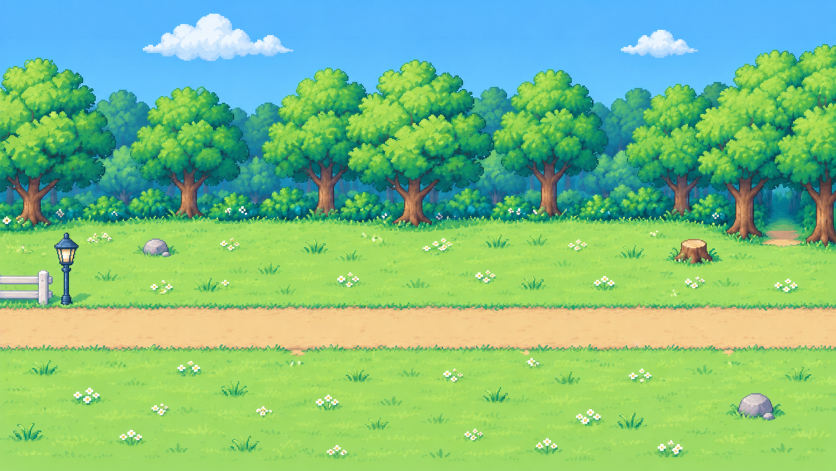
#> input picture src/assets/woods_1_src.png, 1672 x 941 px (shown at 1/2 size)
$ python process_woods.py
#> lines starting #> are read from the running program, lines starting #| are printed output that depends on the picture; after the words box and inside, x2 and y2 are one past the last pixel; in counts of white or black regions, pixels touching at a corner belong together
"""Whisker Woods (room `woods_1`): background + tall-grass element frames.

Usage: python3 scripts/process_woods.py
Reads  src/assets/woods_1_src.png            (ChatGPT painting, grass removed, 1672×941)
       src/assets/woods_grass_sheet_src.png  (4×4 sheet on magenta: rows A/B/C × calm, left, right, parted; row 4 = leaf bits)
Writes public/maps/woods_1.webp (1024×576, sky keyed so the code sky shows through)
       public/maps/thumbs/woods_1.webp (320×180)
       public/sprites/elements/woods/grass_{a,b,c}_{calm,left,right,parted}.webp, grass_fx_{1..4}.webp

Grass: magenta + its purple fringe → transparent; each cell cut to its art pixels (one shared box per
row so the base and centre never jump between frames); shrunk to native pixel size, the sheet's bright
greens remapped to the map's own grass greens (darkest → lightest), then drawn 2× with crisp pixels.
"""
import os
import numpy as np
from PIL import Image
from scipy import ndimage

ROOT = os.path.dirname(os.path.dirname(os.path.abspath(__file__)))
MAP_SRC = os.path.join(ROOT, 'src/assets/woods_1_src.png')
SHEET_SRC = os.path.join(ROOT, 'src/assets/woods_grass_sheet_src.png')
MAP_OUT = os.path.join(ROOT, 'public/maps/woods_1.webp')
THUMB = os.path.join(ROOT, 'public/maps/thumbs/woods_1.webp')
EL_DIR = os.path.join(ROOT, 'public/sprites/elements/woods')
W, H = 1024, 576

# Grass greens tuned to the map (darker + richer than the lawn #A0D860, tips a touch lighter than it),
# darkest → lightest. The sheet's 5 neon greens are mapped onto these by brightness.
MAP_GREENS = np.array([(10, 84, 70), (20, 118, 80), (42, 150, 78), (92, 186, 70), (186, 232, 98)], float)
SHEET_ART_PX = 13.5   # sheet pixels per native art pixel (tuft A ≈ 15 art px tall → 30 px in game)
DRAW_SCALE = 2
STATES = ['calm', 'left', 'right', 'parted']
TUFTS = ['a', 'b', 'c']


def process_map():
    im = Image.open(MAP_SRC).convert('RGB')
#> im is the input picture: PIL image 1672x941 RGB; mean R, G, B 127.4, 191.9, 131.5
    a = np.array(im).astype(int)
    r, g, b = a[..., 0], a[..., 1], a[..., 2]
    blue = (b >= 200) & (b > g + 25) & (g > r + 30)
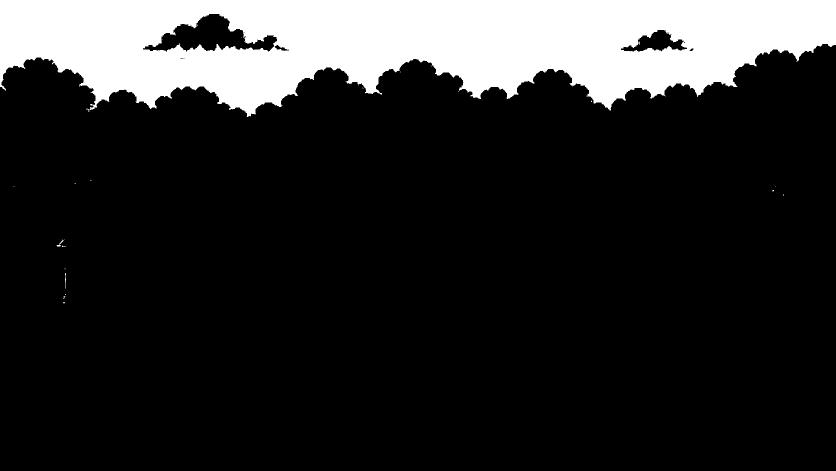
#> blue: shape (941, 1672) bool (shown at 1/2 size); 16.6% white; 26 white regions (22 under 20 px), largest, box (x1, y1, x2, y2) and area: (0, 0, 1672, 234) 260829, (130, 546, 132, 577) 39, (118, 479, 129, 489) 25, (113, 490, 122, 493) 23
    cloud = (b > 180) & (r > 150) & (g > 170)
#> cloud: shape (941, 1672) bool; 1.9% white; 192 white regions (95 under 20 px), largest, box (x1, y1, x2, y2) and area: (285, 27, 586, 121) 14292, (1242, 60, 1395, 115) 4325, (0, 541, 96, 609) 3028
    sky_like = blue | cloud
#> sky_like: shape (941, 1672) bool; 18.1% white; 202 white regions (103 under 20 px), largest, box (x1, y1, x2, y2) and area: (0, 0, 1672, 234) 273091, (0, 541, 96, 609) 3028, (1479, 789, 1533, 827) 1200
    sky_like[int(a.shape[0] * 0.40):] = False  # never below the tree line
#> sky_like: shape (941, 1672) bool; 17.4% white; 11 white regions (10 under 20 px), largest, box (x1, y1, x2, y2) and area: (0, 0, 1672, 234) 273091
    lab, _ = ndimage.label(sky_like)
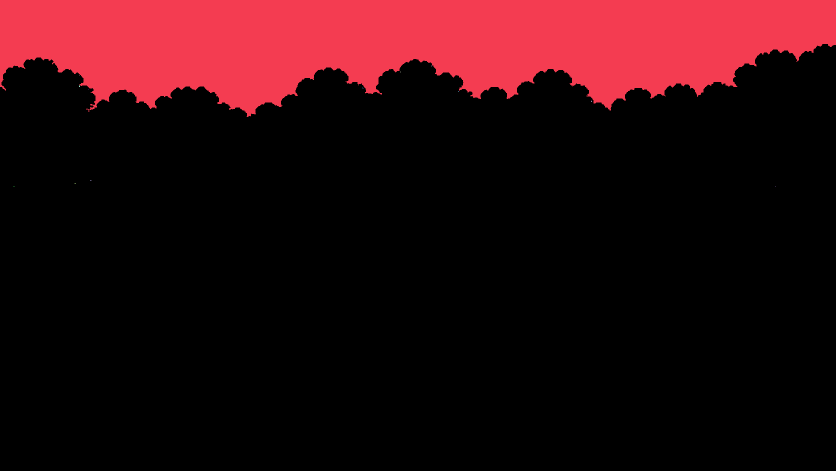
#> lab: shape (941, 1672) int32 (shown at 1/2 size); 14 distinct labels, from 0 to 13; one colour per label, 0 black
    top = set(np.unique(lab[0])) - {0}
#> top = 1 item
    sky = np.isin(lab, list(top))
#> sky: shape (941, 1672) bool; 17.4% white; 1 white region, box (x1, y1, x2, y2) and area: (0, 0, 1672, 234) 273088
    sky = ndimage.binary_fill_holes(sky)          # cloud shading enclosed by sky
#> sky: shape (941, 1672) bool; 17.4% white; 1 white region, box (x1, y1, x2, y2) and area: (0, 0, 1672, 234) 273089
    alpha = Image.fromarray(((~sky) * 255).astype(np.uint8))
    rgb = im.resize((W, H), Image.Resampling.LANCZOS)
    al = np.array(alpha.resize((W, H), Image.Resampling.BOX))
    al = np.where(al >= 140, 255, 0).astype(np.uint8)
#> al: shape (576, 1024); 82.6% white; 1 black region, box (x1, y1, x2, y2) and area: (0, 0, 1024, 143) 102677
    out = np.dstack([np.array(rgb), al])
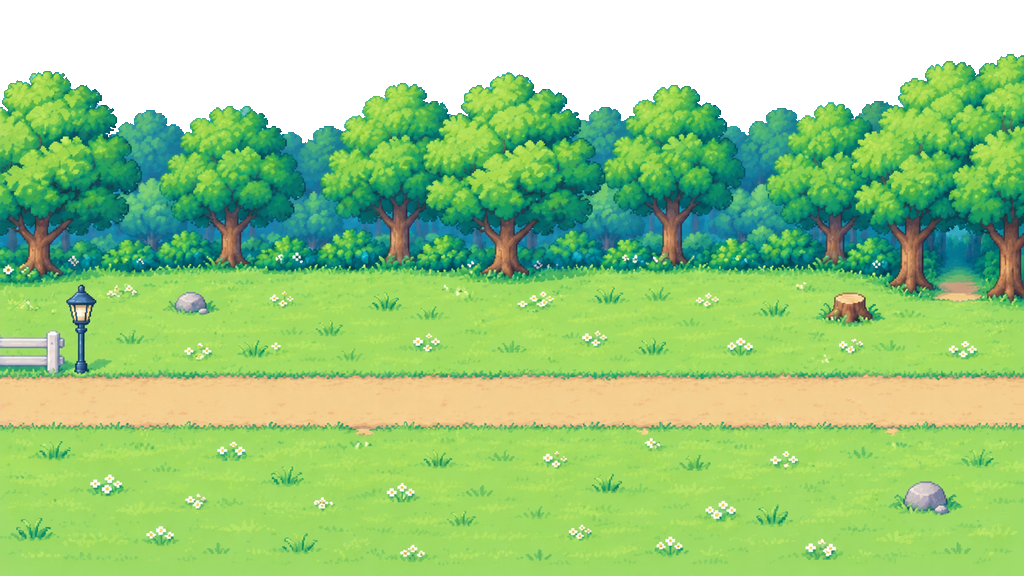
#> out: shape (576, 1024, 4); mean R, G, B, A 127.4, 191.9, 131.5, 210.6; transparent parts drawn white
    Image.fromarray(out, 'RGBA').save(MAP_OUT, 'WEBP', lossless=True)
    rows = np.nonzero((al == 0).any(axis=1))[0]
#> rows = 143 values from 0 to 142
    print('saved', MAP_OUT, 'lowest sky row', rows.max() if len(rows) else None)
#| saved public/maps/woods_1.webp lowest sky row 142
    Image.fromarray(out, 'RGBA').convert('RGB').resize((320, 180), Image.Resampling.LANCZOS).save(THUMB, 'WEBP', quality=88)
    print('thumb', THUMB)


def kmeans(px, k, it=20):
    rng = np.random.RandomState(0)
    c = px[rng.choice(len(px), k, replace=False)].astype(float)
    for _ in range(it):
        lab = ((px[:, None, :] - c[None]) ** 2).sum(-1).argmin(1)
        for i in range(k):
            if (lab == i).any():
                c[i] = px[lab == i].mean(0)
    return c


def lum(c):
    return 0.3 * c[..., 0] + 0.59 * c[..., 1] + 0.11 * c[..., 2]


def process_grass():
    os.makedirs(EL_DIR, exist_ok=True)
    s = np.array(Image.open(SHEET_SRC).convert('RGB')).astype(int)
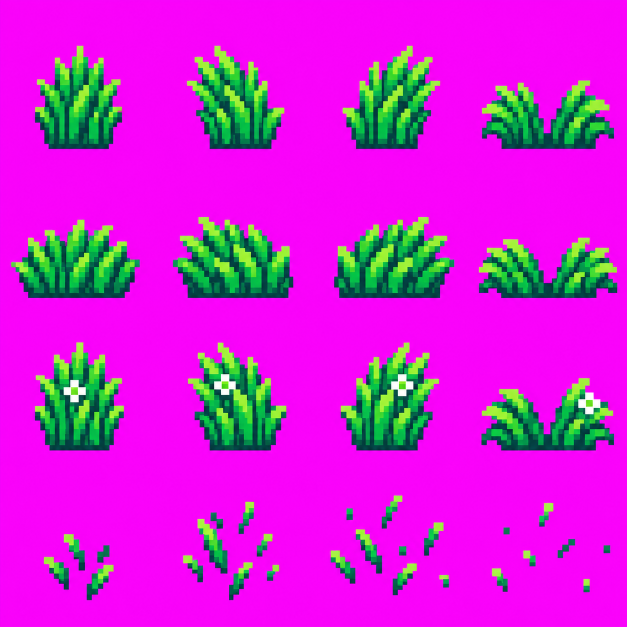
#> input picture src/assets/woods_grass_sheet_src.png, 1254 x 1254 px (shown at 1/2 size)
    r, g, b = s[..., 0], s[..., 1], s[..., 2]
#> r: shape (1254, 1254) int64
#> g: shape (1254, 1254) int64
#> b: shape (1254, 1254) int64
    bg = ((r - g) > 30) & ((b - g) > 30)          # magenta and its purple fringe
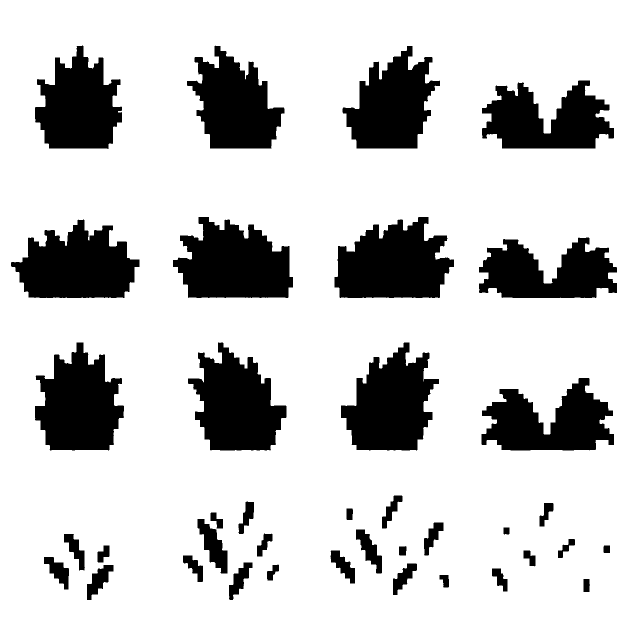
#> bg: shape (1254, 1254) bool (shown at 1/2 size); 79.2% white; 38 black regions, largest, box (x1, y1, x2, y2) and area: (669, 434, 908, 596) 27703, (346, 434, 586, 596) 27641, (22, 439, 279, 596) 26911
    alpha = np.where(bg, 0, 255)
    white = (r > 200) & (g > 200) & (b > 200)
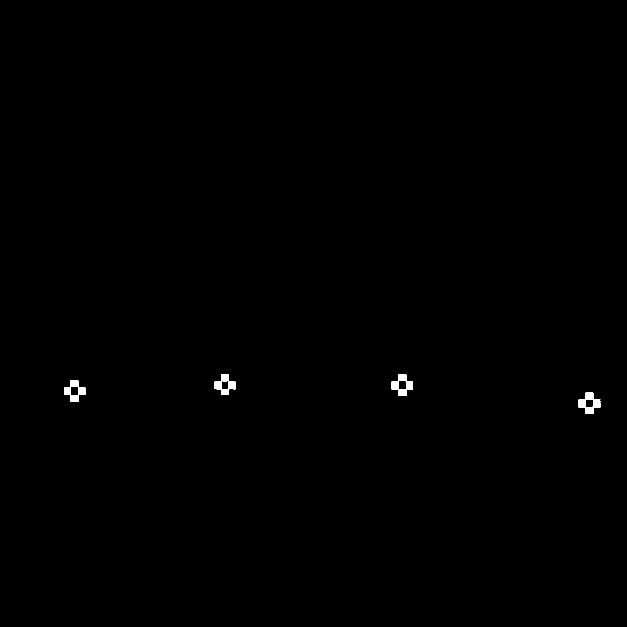
#> white: shape (1254, 1254) bool (shown at 1/2 size); 0.23% white; 4 white regions, box (x1, y1, x2, y2) and area: (1157, 785, 1201, 828) 958, (783, 749, 826, 792) 910, (128, 760, 171, 804) 880, (429, 749, 471, 790) 841
    greens = s[(alpha > 0) & ~white].astype(float)
    sheet_c = kmeans(greens[::5], len(MAP_GREENS))
#> in kmeans, `c = px[rng.choice(len(px), k, replace=False)].astype(float)`: c = [[47, 46, 123], [158, 241, 50], [156, 237, 58], [5, 189, 71], [6, 107, 77]]
#> after the loop in kmeans, `for _ in range(it):`: c = [[147.9, 142, 136.3], [158.5, 239.6, 57.31], [61.61, 214.9, 52.03], [6.99, 170.4, 73.99], [5.02, 78.65, 68.88]]
#> sheet_c has the same summary as c in kmeans
    sheet_c = sheet_c[np.argsort(lum(sheet_c))]
#> sheet_c = [[5.02, 78.65, 68.88], [6.99, 170.4, 73.99], [147.9, 142, 136.3], [61.61, 214.9, 52.03], [158.5, 239.6, 57.31]]
    target = MAP_GREENS[np.argsort(lum(MAP_GREENS))]

    cell = s.shape[0] / 4
#> cell = 313.5
    for row in range(4):
        y0, y1 = int(row * cell), int((row + 1) * cell)
        boxes = []
        for col in range(4):
            x0, x1 = int(col * cell), int((col + 1) * cell)
            ys, xs = np.nonzero(alpha[y0:y1, x0:x1])
            boxes.append((xs.min(), xs.max(), ys.min(), ys.max()))
        # one shared box per row (relative to the cell), so frames keep the same base and centre
        bx0 = min(bb[0] for bb in boxes); bx1 = max(bb[1] for bb in boxes)
        by0 = min(bb[2] for bb in boxes); by1 = max(bb[3] for bb in boxes)
        for col in range(4):
            x0 = int(col * cell)
            crop_rgb = s[y0 + by0:y0 + by1 + 1, x0 + bx0:x0 + bx1 + 1].astype(float)
            crop_a = alpha[y0 + by0:y0 + by1 + 1, x0 + bx0:x0 + bx1 + 1]
            nw = max(1, round(crop_a.shape[1] / SHEET_ART_PX))
            nh = max(1, round(crop_a.shape[0] / SHEET_ART_PX))
            small = np.zeros((nh, nw, 4), np.uint8)
            # one art pixel = the most common palette colour in its block (ignoring the background);
            # empty when less than ~45% of the block is grass
            for j in range(nh):
                for i in range(nw):
                    ya, yb = int(j * crop_a.shape[0] / nh), int((j + 1) * crop_a.shape[0] / nh)
                    xa, xb = int(i * crop_a.shape[1] / nw), int((i + 1) * crop_a.shape[1] / nw)
                    blk_a = crop_a[ya:yb, xa:xb] > 0
                    if blk_a.mean() < 0.45:
                        continue
                    px = crop_rgb[ya:yb, xa:xb][blk_a]
                    if ((px > 200).all(1)).mean() > 0.3:
                        small[j, i] = (250, 250, 240, 255)
                        continue
                    lab = ((px[:, None, :] - sheet_c[None]) ** 2).sum(-1).argmin(1)
                    k = np.bincount(lab, minlength=len(sheet_c)).argmax()
                    small[j, i] = (*target[k].astype(np.uint8), 255)
            big = Image.fromarray(small, 'RGBA').resize((nw * DRAW_SCALE, nh * DRAW_SCALE), Image.Resampling.NEAREST)
            name = f'grass_fx_{col + 1}' if row == 3 else f'grass_{TUFTS[row]}_{STATES[col]}'
            big.save(os.path.join(EL_DIR, name + '.webp'), 'WEBP', lossless=True)
            print(name, big.size)
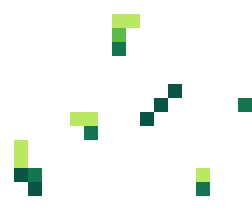
#> big: PIL image 36x30 RGBA (shown 7 times larger); mean R, G, B, A 5.7, 10.4, 5.6, 17; transparent parts drawn white


if __name__ == '__main__':
    process_map()
    process_grass()
